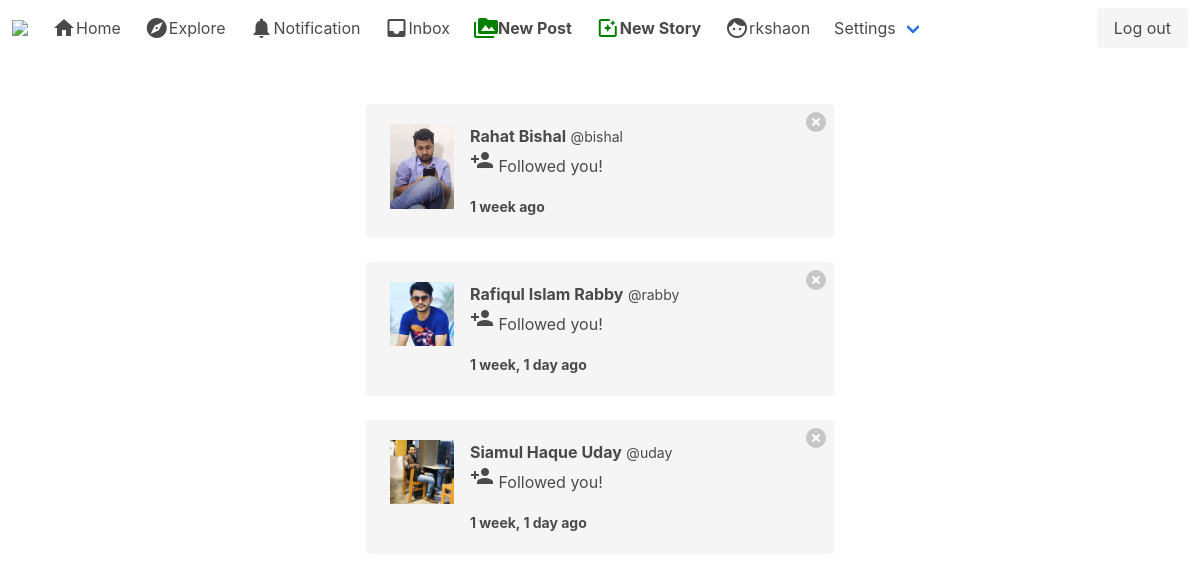
The app's page /notifications/ (signed in) with its own data.
### notifications/models.py (models this page shows, shortened)
class Notification(models.Model):
    NOTIFICATION_TYPE = ((1, 'Like'), (2, 'Comment'), (3, 'Follow'))
    post = models.ForeignKey('post.Post', on_delete=models.CASCADE, related_name='noti_post', blank=True, null=True)
    sender = models.ForeignKey(User, on_delete=models.CASCADE, related_name='noti_from_user')
    user = models.ForeignKey(User, on_delete=models.CASCADE, related_name='noti_to_user')
    notification_type = models.IntegerField(choices=NOTIFICATION_TYPE)
    text_preview = models.CharField(max_length=90, blank=True)
    date = models.DateTimeField(auto_now_add=True)
    is_seen = models.BooleanField(default=False)

### authy/models.py (models this page shows, shortened)
class Profile(models.Model):
    user = models.OneToOneField(User, on_delete=models.CASCADE)
    first_name = models.CharField(max_length=50, null=True, blank=True)
    last_name = models.CharField(max_length=50, null=True, blank=True)
    location = models.CharField(max_length=50, null=True, blank=True)
    url = models.CharField(max_length=80, null=True, blank=True)
    profile_info = models.TextField(max_length=150, null=True, blank=True)
    created = models.DateField(auto_now_add=True)
    favorites = models.ManyToManyField(Post)
    picture = models.ImageField(upload_to=use_directory_path, blank=True, null=True, verbose_name='Picture')

### notifications/views.py (the view)
# urls.py: path('', show_notification, name='show_notification'),
def show_notification(request):
    user = request.user
    notifications = Notification.objects.filter(user=user).order_by('-date')
    Notification.objects.filter(user=user, is_seen=False).update(is_seen=True)
    template = loader.get_template('notifications.html')
    context = {
        'notifications': notifications,
    }
    return HttpResponse(template.render(context, request))

### direct_message/views.py (called while the page is built)
def check_dm(request):
    directs_count = 0
    if request.user.is_authenticated:
        directs_count = Message.objects.filter(user=request.user, is_read=False).count()
    return {'directs_count': directs_count}

### notifications/views.py (called while the page is built)
def count_notification(request):
    count_notifications = 0
    if request.user.is_authenticated:
        count_notifications = Notification.objects.filter(user=request.user, is_seen=False).count()
    return {'count_notifications': count_notifications}

### instagram_clone/templates/notifications.html (shortened to what this page needs)
{% extends 'base.html' %}
{% load static %}
{% load humanize %}
{% block content %}
<div class="columns is-mobile is-centered">
  <div class="column is-half">
    {% for notification in notifications %}
    {% if notification.notification_type == 3 %}
      <div class="notification">
        <a href="{% url 'delete_notification' notification.id %}" class="delete"></a>
        <article class="media">
          <figure class="media-left">
            <p class="image is-64x64">
              {% if notification.sender.profile.picture %}
                <img src="{{ notification.sender.profile.picture.url }}" alt="Placeholder image">
              {% else %}
                <img src="https://bulma.io/images/placeholders/96x96.png" alt="Placeholder image">
              {% endif %}
            </p>
            </figure>
            <div class="media-content">
              <div class="content">
                <strong>{{ notification.sender.profile.first_name }} {{ notification.sender.profile.last_name }}</strong> <small>@{{ notification.sender.username }}</small>
                <br>
                <p><i class="material-icons">person_add</i> Followed you!</p>
                <strong><small>{{ notification.date|naturaltime }}</small></strong>
              </div>
            </div>
          </article>
        </div>
      {% endif %}
    {% endfor %}
  </div>
</div>
{% endblock %}

### instagram_clone/templates/base.html (shortened to what this page needs)
{% load static %}
<!DOCTYPE html>
<html>
  <head>
    <link rel="stylesheet" href="{% static 'css/bulma.min.css' %}">
    <link rel="stylesheet" href="{% static 'css/style.css' %}">
  </head>
  <body>
    <nav class="navbar" role="navigation" aria-label="main navigation">
      <div class="navbar-brand">
        <a class="navbar-item" href="{% url 'index' %}">
          <img src="https://upload.wikimedia.org/wikipedia/commons/thumb/e/e7/Instagram_logo_2016.svg/1200px-Instagram_logo_2016.svg.png" width="" height="28">
        </a>
      </div>
      <div id="navbarBasicExample" class="navbar-menu">
        <div class="navbar-start">
          <a href="{% url 'index' %}" class="navbar-item"><span class="material-icons">home</span>Home</a>
          <a class="navbar-item"><span class="material-icons">explore</span>Explore</a>
          <a href="{% url 'show_notification' %}" class="navbar-item"><span class="material-icons">notifications</span>
            Notification
          </a>
          <a class="navbar-item" href="{% url 'inbox' %}">
            <i class="material-icons">inbox</i>
            Inbox
          </a>
          <a class="navbar-item" href="{% url 'new_post' %}"><span class="material-icons" style="color: green;">perm_media</span><strong>New Post</strong></a>
          <a class="navbar-item" href="{% url 'new_story' %}"><span class="material-icons" style="color: green;">photo_filter</span><strong>New Story</strong></a>
          <a class="navbar-item" href="{% url 'profile' request.user %}"><span class="material-icons">face</span>{{request.user}}</a>
          <div class="navbar-item has-dropdown is-hoverable">
            <a class="navbar-link">Settings</a>
          </div>
        </div>
        <div class="navbar-end">
          <div class="navbar-item">
            <div class="buttons">
              {% if user.is_authenticated %}
              <a href="{% url 'logout' %}" class="button is-light">Log out</a>
              {% else %}
              <a class="button is-primary"><strong>Sign up</strong></a>
              <a href="{% url 'login' %}" class="button is-light">Log in</a>
              {% endif %}
            </div>
          </div>
        </div>
      </div>
    </nav>
    <section class="section">
      <div class="container">
        {% block content %}
        {% endblock %}
      </div>
    </section>
  </body>
</html>

### instagram_clone/static/css/style.css (style rules this page uses)
* { box-sizing:border-box }

### records on screen
Notification: sender.profile.picture (placeholder picture), sender.profile.first_name "Rahat", sender.profile.last_name "Bishal", sender.username "bishal", date "1 week ago"
Notification: sender.profile.picture (placeholder picture), sender.profile.first_name "Rafiqul Islam", sender.profile.last_name "Rabby", sender.username "rabby", date "1 week, 1 day ago"
Notification: sender.profile.picture (placeholder picture), sender.profile.first_name "Siamul Haque", sender.profile.last_name "Uday", sender.username "uday", date "1 week, 1 day ago"

### other values on screen
{{ request.user }} "rkshaon"
